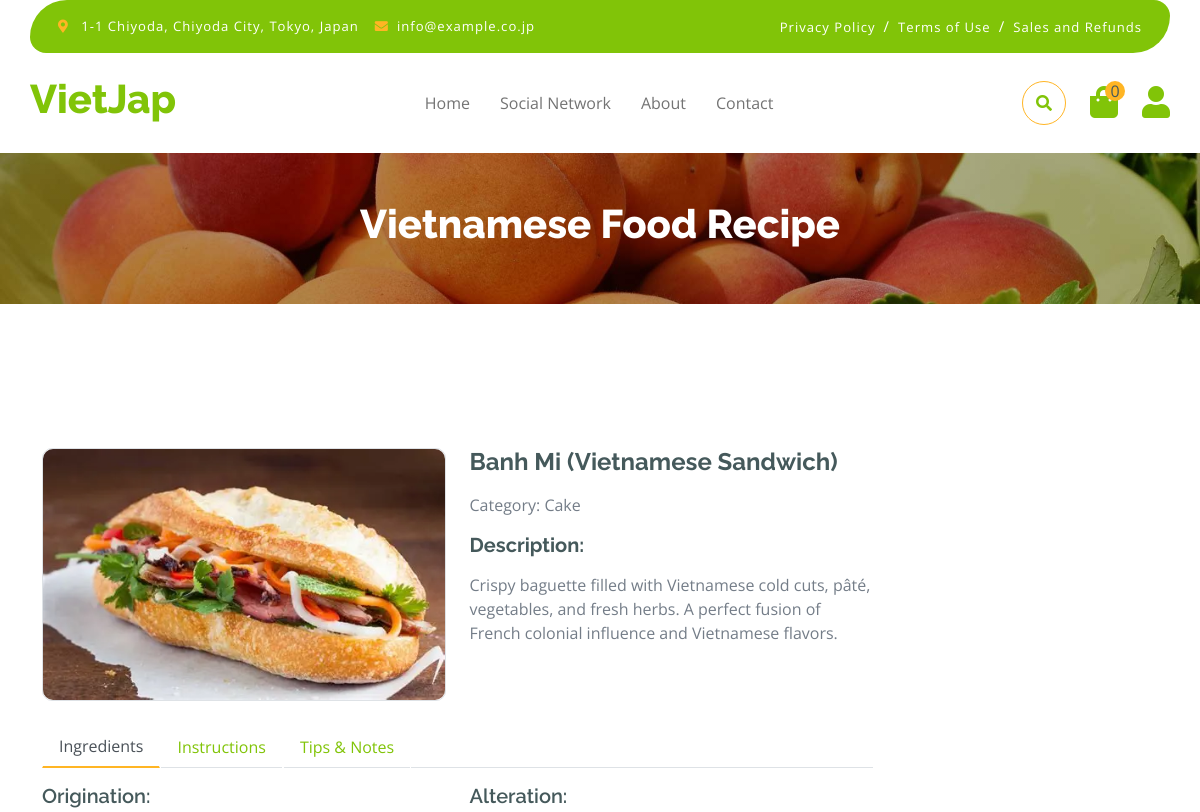
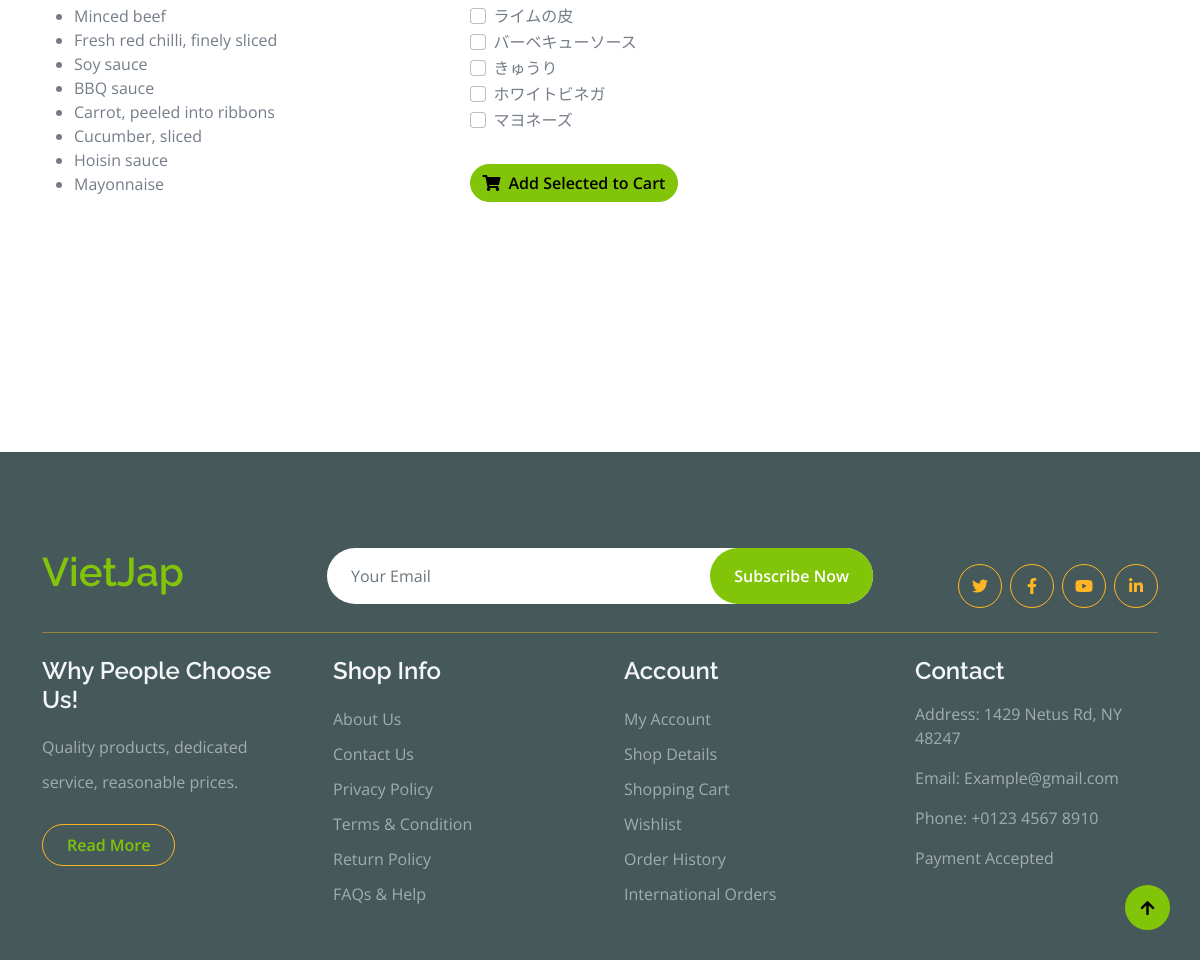
Screenshot of /dish/4/ (signed in) with the database file from the repository (2 pictures, top to bottom).
### dish/models.py (models this page shows, shortened)
class Dish(models.Model):
    id = models.AutoField(primary_key=True)
    name = models.CharField(max_length=255)
    category = models.CharField(max_length=100,null=True, blank=True)
    description = models.TextField()
    instructions = models.TextField(null=True, blank=True)
    notes = models.TextField(null=True, blank=True)
    image = models.ImageField(upload_to='dish/', null=True, blank=True)

class Ingredient(models.Model):
    id = models.AutoField(primary_key=True)
    name = models.CharField(max_length=255)
    category = models.CharField(max_length=100,null=True, blank=True)
    quantity = models.IntegerField(default=0, null=True, blank=True)
    price = models.DecimalField(max_digits=10, decimal_places=2, default=0.00)
    image = models.ImageField(upload_to='ingredient/', null=True, blank=True)

### home/views.py (the view)
# urls.py: path('dish/<int:dish_id>/', views.dish_detail, name='dish_detail'),
def dish_detail(request, dish_id):
    if request.user.is_authenticated:
        user = request.user
        cart, created = Cart.objects.get_or_create(user=user)
        cartDetails = cart.cartdetail_set.all()
        quantity = cart.get_cart_items()
        dish = Dish.objects.get(id=dish_id)
        ingredients = Ingredient.objects.filter(dish_ingredients__dish=dish)
    else:
        cartDetails = []
        cart = None
        quantity = 0
    context = {
        'dish': dish,
        'ingredients': ingredients,
        'cartDetails': cartDetails,
        'quantity': quantity
    }
    return render(request, 'vietnamese-food-detail.html', context)

### cart/models.py (called while the page is built)
    def get_cart_items(self):
        cartDetails = self.cartdetail_set.all()
        quantity = cartDetails.count()
        return quantity

### templates/vietnamese-food-detail.html (shortened to what this page needs)
{% extends 'base.html' %}
{% load static %}
{% block detail-content %}
        <div class="container-fluid page-header py-5">
            <h1 class="text-center text-white display-6" id="dish-title">Vietnamese Food Recipe</h1>
        </div>
        <div class="container-fluid py-5 mt-5">
            <div class="container py-5">
                <div class="row g-4 mb-5">
                    <div class="col-lg-8 col-xl-9">
                        <div class="row g-4">
                            <div class="col-lg-6">
                                <div class="border rounded">
                                    <a href="#" data-lightbox="dish-gallery">
                                        <img id="main-image" src="{{ dish.image.url }}" class="img-fluid rounded" alt="Vietnamese Dish">
                                    </a>
                                </div>
                            </div>
                            <div class="col-lg-6">
                                <h4 class="fw-bold mb-3" id="dish-name">{{ dish.name }}</h4>
                                <p class="mb-3" id="dish-category">Category: {{ dish.category }}</p>
                                <h5 class="fw-bold mb-3">Description:</h5>
                                <p id="dish-description">{{ dish.description }}</p>
                            </div>
                            <div class="col-lg-12">
                                <nav>
                                    <div class="nav nav-tabs mb-3">
                                        <button class="nav-link active border-white border-bottom-0" type="button" role="tab" id="nav-about-tab" data-bs-toggle="tab" data-bs-target="#nav-about" aria-controls="nav-about" aria-selected="true">Ingredients</button>
                                        <button class="nav-link border-white border-bottom-0" type="button" role="tab" id="nav-mission-tab" data-bs-toggle="tab" data-bs-target="#nav-mission" aria-controls="nav-mission" aria-selected="false">Instructions</button>
                                        <button class="nav-link border-white border-bottom-0" type="button" role="tab" id="nav-vision-tab" data-bs-toggle="tab" data-bs-target="#nav-vision" aria-controls="nav-vision" aria-selected="false">Tips & Notes</button>
                                    </div>
                                </nav>
                                <div class="tab-content mb-5">
                                    <div class="tab-pane active" id="nav-about" role="tabpanel" aria-labelledby="nav-about-tab">
                                        <div class="row">
                                            <div class="col-md-6">
                                                <h5>Origination:</h5>
                                                <ul id="broth-ingredients">
                                                    {% for ingredient in ingredients %}
                                                        {% if ingredient.category == "Origin" %}
                                                            <li>{{ ingredient.name }}</li>
                                                        {% endif %}
                                                    {% endfor %}
                                                </ul>
                                            </div>
                                            <div class="col-md-6">
                                                <h5>Alteration:</h5>
                                                <form id="serving-ingredients-form">
                                                    <ul id="serving-ingredients" class="list-unstyled">
                                                        {% for ingredient in ingredients %}
                                                            {% if ingredient.category == "Alter" %}
                                                                <li>
                                                                    <div class="form-check">
                                                                        <input class="form-check-input" type="checkbox" id="serving-ingredient-{{ ingredient.id }}">
                                                                        <label class="form-check-label" for="serving-ingredient-{{ ingredient.id }}">{{ ingredient.name }}</label>
                                                                    </div>
                                                                </li>
                                                            {% endif %}
                                                        {% endfor %}
                                                    </ul>
                                                    <a href="{% url 'cart' %}" type="button" class="btn btn-primary rounded-pill mt-3" id="add-to-cart-btn">
                                                        <i class="fa fa-shopping-cart me-2"></i>Add Selected to Cart
                                                    </a>
                                                </form>
                                            </div>
                                        </div>
                                    </div>
                                </div>
                            </div>
                        </div>
                    </div>
                </div>
            </div>
        </div>
{% endblock detail-content %}

### static/css/style.css (style rules this page uses)
.btn { font-weight: 600; transition: .5s; }
.page-header { position: relative; background: linear-gradient(rgba(0, 0, 0, 0.3), rgba(0, 0, 0, 0.3)), url(../img/cart-page-header-img.jpg); background-position: center center; background-repeat: no-repeat; background-size: cover; }
@media (min-width: 992px) { .hero-header, .page-header { margin-top: 152px !important; } }
.nav.nav-tabs .nav-link.active { border-bottom: 2px solid var(--bs-secondary) !important; }

### rows the page displays
Dish: image (picture), name "Banh Mi (Vietnamese Sandwich)", category "Cake", description "Crispy baguette filled with Vietnamese cold cuts, pâté, vegetables, and fresh herbs. A perfect fusion of French colonial influence and Vietnamese flavors."
Ingredient: name "Minced beef"
Ingredient: name "Fresh red chilli, finely sliced"
Ingredient: name "Soy sauce"
Ingredient: name "BBQ sauce"
Ingredient: name "Carrot, peeled into ribbons"
Ingredient: name "Cucumber, sliced"
Ingredient: name "Hoisin sauce"
Ingredient: name "Mayonnaise"
Ingredient: name "ライムの皮"
Ingredient: name "バーベキューソース"
Ingredient: name "きゅうり"
Ingredient: name "ホワイトビネガ"
Ingredient: name "マヨネーズ"

### other values shown
{{ quantity|default:0 }} "0"
